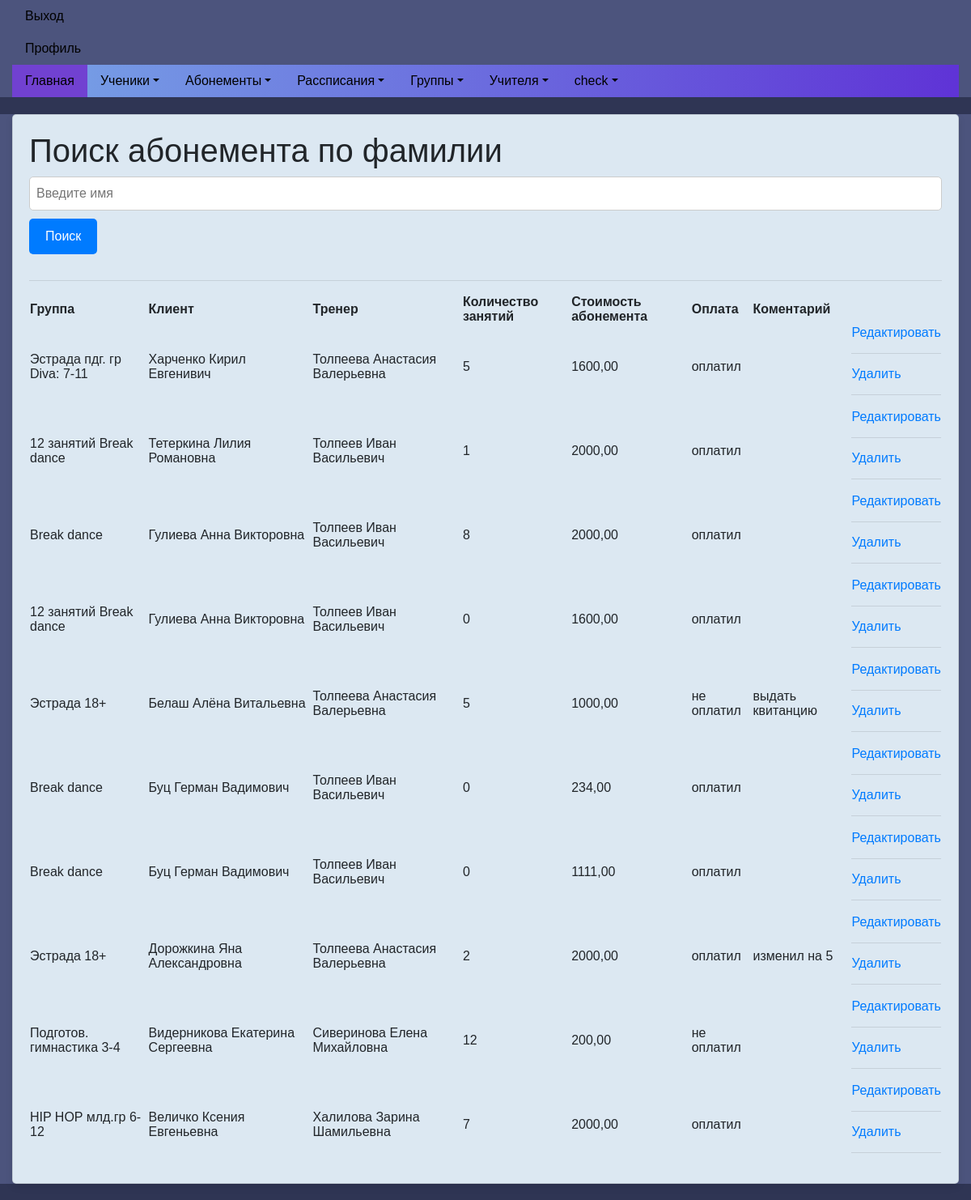
The page /subscription_list/ (signed in) on the database as committed earlier.
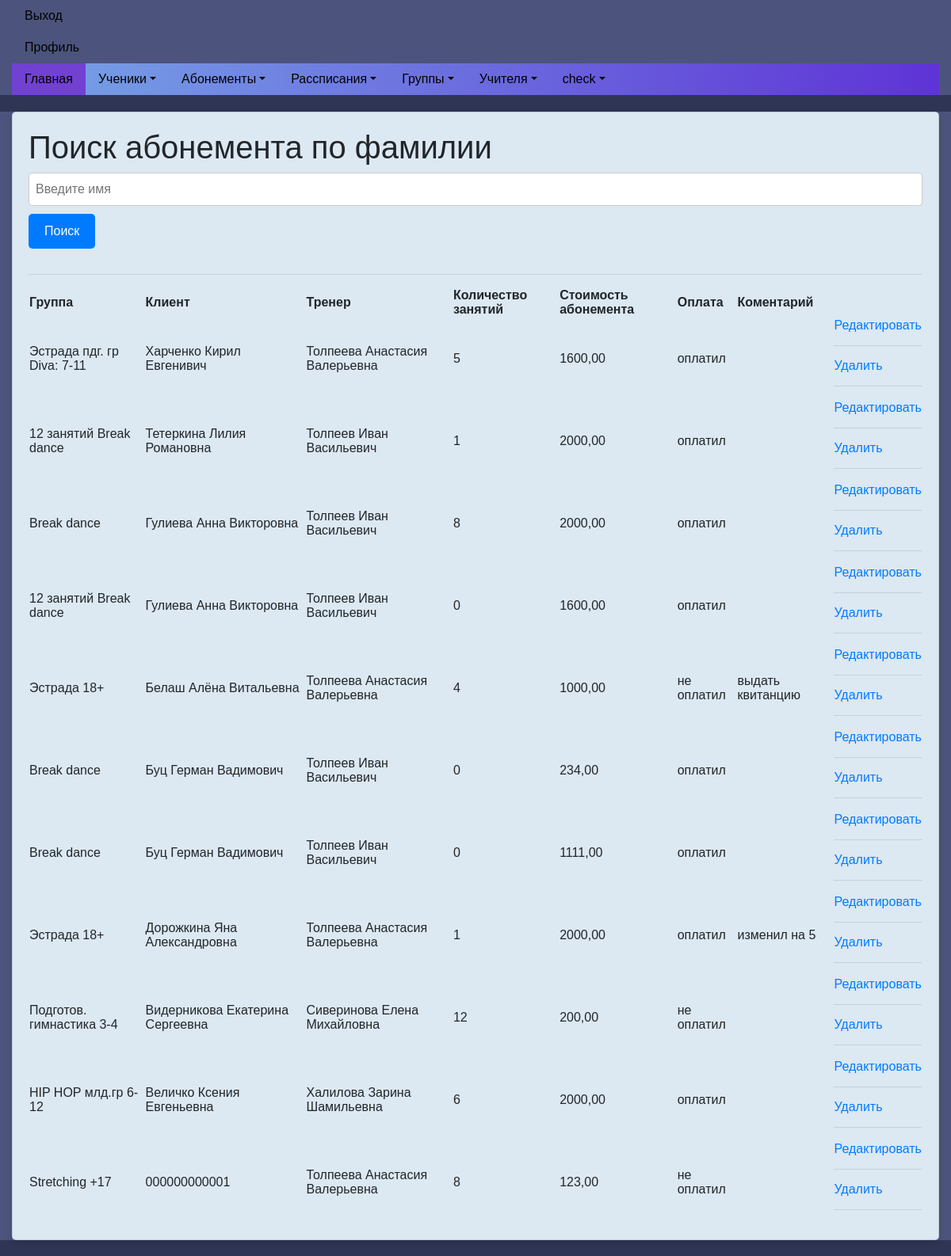
The same page on the database as committed later.
### myapp/models.py (models this page shows, shortened)
class Subscription(models.Model):
    group = models.ForeignKey(Group, on_delete=models.CASCADE)
    client = models.ForeignKey(Client, on_delete=models.CASCADE)
    coach = models.ForeignKey(Coach, on_delete=models.CASCADE)
    lessons_count = models.IntegerField()
    attendance = models.BooleanField(default=False)
    price = models.DecimalField(max_digits=10, decimal_places=2)  # Добавляем поле для стоимости абонемента
    comment = models.TextField(blank=True, null=True)
    button_highlighted = models.BooleanField(default=False)
    date = models.DateTimeField(auto_now_add=True)  # Добавляем поле для даты создания
    end_date = models.DateTimeField()  # Добавляем поле для даты окончания абонемента
    lesson_schedule = models.ForeignKey(LessonSchedule, on_delete=models.CASCADE)

class Group(models.Model):
    name = models.CharField(max_length=255)
    coach = models.ForeignKey('Coach', on_delete=models.PROTECT, related_name='coach_groups')
    description = models.TextField()
    students = models.ManyToManyField(Client, related_name='group_students')

class Client(models.Model):
    full_name = models.CharField(max_length=255)
    birth_date = models.DateField()
    phone_number = models.CharField(max_length=20)
    parent_name = models.CharField(max_length=255)
    address = models.CharField(max_length=255, default='Unknown Address')  # Add a default value here
    card_number = models.CharField(max_length=100, unique=True)
    group_obj = models.ForeignKey('Group', on_delete=models.SET_NULL, null=True, blank=True)
    date_joined = models.DateField()

class Coach(models.Model):
    full_name = models.CharField(max_length=255)
    phone_number = models.CharField(max_length=20)
    students = models.ManyToManyField(Client, related_name='coach_students')
    groupqs = models.ManyToManyField(Group, related_name='coach_groupqs')
    percent = models.FloatField(default=0)

### myapp/views.py (the view)
# urls.py: path('subscription_list/', subscription_list, name='subscription_list'),
@login_required
def subscription_list(request):
    query = request.GET.get('q')
    if query:
        subscriptions = Subscription.objects.filter(client__full_name__icontains=query)
    else:
        subscriptions = Subscription.objects.all()
    return render(request, 'subscription_list.html', {'subscriptions': subscriptions})

### myapp/templates/subscription_list.html
{% extends 'base.html' %}
{% block content %}
<div class="container">
    <div class="card">
        <h1>Поиск абонемента по фамилии</h1>
        <form method="GET">
            <input type="text" name="q" placeholder="Введите имя" value="{{ request.GET.q }}">
            <button type="submit">Поиск</button>
        </form>
        <table>
            <thead>
            <tr>
                <th>Группа</th>
                <th>Клиент</th>
                <th>Тренер</th>
                <th>Количество занятий</th>
                <th>Стоимость абонемента</th>
                <th>Оплата</th>
                <th>Коментарий</th>
                <hr>
            </tr>
            </thead>
            <tbody>
            {% for subscription in subscriptions %}
            <tr>
                <td>{{ subscription.group.name }}</td>
                <td>{{ subscription.client.full_name }}</td>
                <td>{{ subscription.coach.full_name }}</td>
                <td>{{ subscription.lessons_count }}</td>
                <td>{{ subscription.price }}</td>
                <td>{{ subscription.attendance|yesno:"оплатил,не оплатил" }}</td>
                <td>{{ subscription.comment }}</td>
                <td>
                    <a href="{% url 'edit_subscription' subscription.id %}">Редактировать</a>
<hr>
                    <a href="{% url 'delete_subscription' subscription_id=subscription.id %}">Удалить</a>
                    <hr>
                </td>
            </tr>
            {% empty %}
            <tr>
                <td colspan="4">No subscriptions yet.</td>
            </tr>
            {% endfor %}
            </tbody>
        </table>
    </div>
</div>
{% endblock %}

### myapp/templates/base.html (shortened to what this page needs)
{% load static %}
<html lang="en">
<head>
    <link href="{% static 'css/bootstrap.min.css' %}" rel="stylesheet">
</head>
<body>
<body class="body">
<div class="content-wrapper">
    <div class="row">
        <div class="col-md-12">
            {% if user.is_authenticated %}
            <a class="nav-item nav-link" href="{% url 'logout' %}">Выход</a>
            <a class="nav-item nav-link" href="{% url 'profile' %}">Профиль</a>
            {% else %}
            <a class="nav-item nav-link" href="{% url 'login' %}">Вход</a>
            <a class="nav-item nav-link" href="{% url 'register' %}">Регистрация</a>
            {% endif %}
            <ul class="nav">
                <li class="nav-item">
                    <a class="nav-link active" href="{% url 'home' %}">Главная</a>
                </li>
                <li class="nav-item dropdown">
                    <a class="nav-link dropdown-toggle" href="#" id="navbarDropdownStudents" role="button"
                       data-bs-toggle="dropdown" aria-expanded="false">Ученики</a>
                </li>
                <li class="nav-item dropdown">
                    <a class="nav-link dropdown-toggle" href="#" id="navbarDropdownMenuLink" role="button"
                       data-bs-toggle="dropdown" aria-expanded="false">Абонементы</a>
                </li>
                <li class="nav-item dropdown">
                    <a class="nav-link dropdown-toggle" href="#" id="navbarDropdowntraining_room" role="button"
                       data-bs-toggle="dropdown" aria-expanded="false">Рассписания</a>
                </li>
                <li class="nav-item dropdown">
                    <a class="nav-link dropdown-toggle" href="#" id="navbarDropdownGroups" role="button"
                       data-bs-toggle="dropdown" aria-expanded="false">Группы</a>
                </li>
                <li class="nav-item dropdown">
                    <a class="nav-link dropdown-toggle" href="#" id="navbarDropdownCoaches" role="button"
                       data-bs-toggle="dropdown" aria-expanded="false">Учителя</a>
                </li>
                <li class="nav-item dropdown">
                    <a class="nav-link dropdown-toggle" href="#" id="navbarDropdowncheck" role="button"
                       data-bs-toggle="dropdown" aria-expanded="false">check</a>
                </li>
            </ul>
        </div>
    </div>
</div>
<div class="col-md-8">
</div>
</body>
{% block content %}
{% endblock %}
</body>
</html>

### myapp/templates/base.html (style rules this page uses)
.body { font-family: 'Arial Narrow', sans-serif; background-color: #2f3554 }
.content-wrapper { margin: 0 auto; max-width: 1600px; padding: 0 15px; background-color: #4c547d; }
.col-md-8 { text-align: left; }
.nav { font-family: 'Arial Narrow', sans-serif; background-image: linear-gradient(to right, #77a4e6, #5f33d6); }
.nav a, .nav-link, .dropdown-item { color: #000000; text-decoration: none; transition: color 0.3s; }
.active { background-color: #7141d1; }
.container { max-width: 1600px; font-family: 'Arial Narrow', sans-serif; margin-top: 20px; background-color: #4c547d; }
.card { box-shadow: 0 4px 8px rgba(0, 0, 0, 0.1); border-radius: 5px; background-color: #dce8f2; padding: 20px; margin-bottom: 20px; }
input, select { width: 100%; padding: 8px; margin-bottom: 10px; border: 1px solid #ccc; border-radius: 5px; box-sizing: border-box; }
button { padding: 10px 20px; background-color: #007bff; color: #fff; border: none; border-radius: 5px; cursor: pointer; }

Rows that differ between the two databases and show on the page:
changed Subscription "выдать квитанцию": lessons_count "5" → "4"
changed Subscription "изменил на 5": lessons_count "2" → "1"
changed Subscription "HIP HOP млд.гр 6-12": lessons_count "7" → "6"
added Subscription: group.name "Stretching +17", client.full_name "000000000001", coach.full_name "Толпеева Анастасия Валерьевна", lessons_count "8", price "123,00", attendance "не оплатил"
